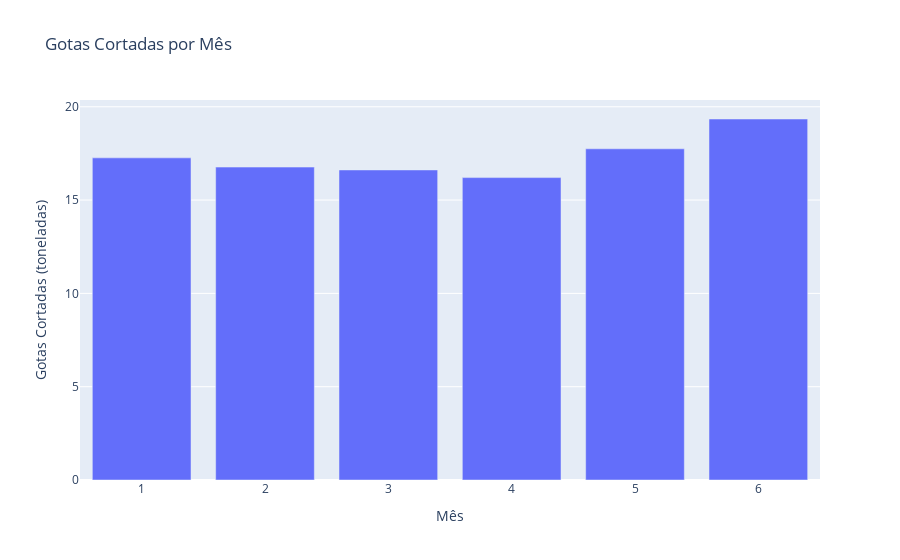
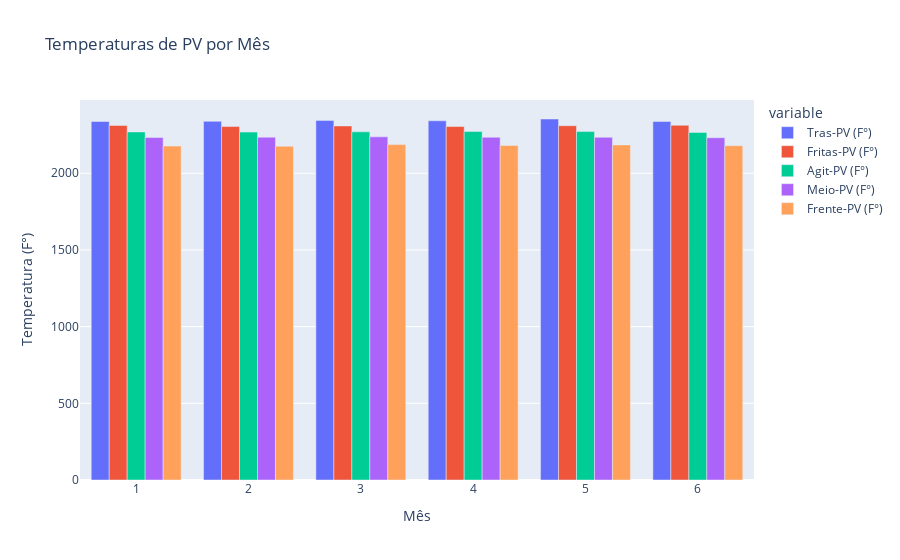
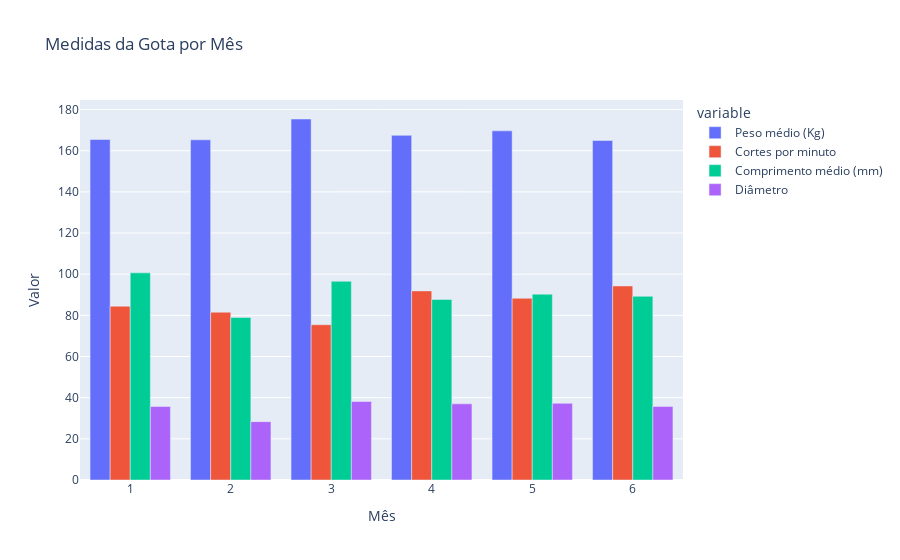

These figures' notebook cell, in order:
### Code cell
# Média de gotas cortadas por mês
fig_gotas = px.bar(
    media_mensal, 
    x=media_mensal.index,
    y='Gotas cortadas (toneladas)',
    title="Gotas Cortadas por Mês",
    labels={'Mês': 'Mês', 'Gotas cortadas (toneladas)': 'Gotas Cortadas (toneladas)'},
    barmode='group'
)
fig_gotas.show()

# Médias de PV por mês
fig_pv = px.bar(
    media_mensal, 
    x=media_mensal.index, 
    y=['Tras-PV (F°)', 'Fritas-PV (F°)', 'Agit-PV (F°)', 'Meio-PV (F°)', 'Frente-PV (F°)'], 
    title="Temperaturas de PV por Mês",
    labels={'Mês': 'Mês', 'value': 'Temperatura (F°)'},
    barmode='group'
)
fig_pv.show()

# Médias das propriedades da gota por mês
fig_medidas = px.bar(
    media_mensal, 
    x=media_mensal.index, 
    y=['Peso médio (Kg)', 'Cortes por minuto', 'Comprimento médio (mm)', 'Diâmetro'],
    title="Medidas da Gota por Mês",
    labels={'Mês': 'Mês', 'value': 'Valor'},
    barmode='group'
)
fig_medidas.show()

### Figure 1 — Plotly figure (JSON) as saved in the notebook; plotly's stock layout.template omitted (floating-point values rounded to 4 significant figures)
{"data": [{"alignmentgroup": "True", "hovertemplate": "Mês=%{x}<br>Gotas Cortadas (toneladas)=%{y}<extra></extra>", "legendgroup": "", "marker": {"color": "#636efa", "pattern": {"shape": ""}}, "name": "", "offsetgroup": "", "orientation": "v", "showlegend": false, "textposition": "auto", "type": "bar", "x": [1, 2, 3, 4, 5, 6], "xaxis": "x", "y": [17.26, 16.77, 16.61, 16.2, 17.75, 19.34], "yaxis": "y"}], "layout": {"barmode": "group", "legend": {"tracegroupgap": 0}, "title": {"text": "Gotas Cortadas por Mês"}, "xaxis": {"anchor": "y", "domain": [0, 1], "title": {"text": "Mês"}}, "yaxis": {"anchor": "x", "domain": [0, 1], "title": {"text": "Gotas Cortadas (toneladas)"}}}}

### Figure 2 — Plotly figure (JSON) as saved in the notebook; plotly's stock layout.template omitted (floating-point values rounded to 4 significant figures)
{"data": [{"alignmentgroup": "True", "hovertemplate": "variable=Tras-PV (F°)<br>Mês=%{x}<br>Temperatura (F°)=%{y}<extra></extra>", "legendgroup": "Tras-PV (F°)", "marker": {"color": "#636efa", "pattern": {"shape": ""}}, "name": "Tras-PV (F°)", "offsetgroup": "Tras-PV (F°)", "orientation": "v", "showlegend": true, "textposition": "auto", "type": "bar", "x": [1, 2, 3, 4, 5, 6], "xaxis": "x", "y": [2338.0, 2339.0, 2345.0, 2342.0, 2354.0, 2337.0], "yaxis": "y"}, {"alignmentgroup": "True", "hovertemplate": "variable=Fritas-PV (F°)<br>Mês=%{x}<br>Temperatura (F°)=%{y}<extra></extra>", "legendgroup": "Fritas-PV (F°)", "marker": {"color": "#EF553B", "pattern": {"shape": ""}}, "name": "Fritas-PV (F°)", "offsetgroup": "Fritas-PV (F°)", "orientation": "v", "showlegend": true, "textposition": "auto", "type": "bar", "x": [1, 2, 3, 4, 5, 6], "xaxis": "x", "y": [2312.0, 2305.0, 2309.0, 2305.0, 2310.0, 2313.0], "yaxis": "y"}, {"alignmentgroup": "True", "hovertemplate": "variable=Agit-PV (F°)<br>Mês=%{x}<br>Temperatura (F°)=%{y}<extra></extra>", "legendgroup": "Agit-PV (F°)", "marker": {"color": "#00cc96", "pattern": {"shape": ""}}, "name": "Agit-PV (F°)", "offsetgroup": "Agit-PV (F°)", "orientation": "v", "showlegend": true, "textposition": "auto", "type": "bar", "x": [1, 2, 3, 4, 5, 6], "xaxis": "x", "y": [2270.0, 2269.0, 2270.0, 2272.0, 2272.0, 2266.0], "yaxis": "y"}, {"alignmentgroup": "True", "hovertemplate": "variable=Meio-PV (F°)<br>Mês=%{x}<br>Temperatura (F°)=%{y}<extra></extra>", "legendgroup": "Meio-PV (F°)", "marker": {"color": "#ab63fa", "pattern": {"shape": ""}}, "name": "Meio-PV (F°)", "offsetgroup": "Meio-PV (F°)", "orientation": "v", "showlegend": true, "textposition": "auto", "type": "bar", "x": [1, 2, 3, 4, 5, 6], "xaxis": "x", "y": [2233.0, 2235.0, 2238.0, 2235.0, 2235.0, 2232.0], "yaxis": "y"}, {"alignmentgroup": "True", "hovertemplate": "variable=Frente-PV (F°)<br>Mês=%{x}<br>Temperatura (F°)=%{y}<extra></extra>", "legendgroup": "Frente-PV (F°)", "marker": {"color": "#FFA15A", "pattern": {"shape": ""}}, "name": "Frente-PV (F°)", "offsetgroup": "Frente-PV (F°)", "orientation": "v", "showlegend": true, "textposition": "auto", "type": "bar", "x": [1, 2, 3, 4, 5, 6], "xaxis": "x", "y": [2177.0, 2176.0, 2187.0, 2181.0, 2185.0, 2179.0], "yaxis": "y"}], "layout": {"barmode": "group", "legend": {"title": {"text": "variable"}, "tracegroupgap": 0}, "title": {"text": "Temperaturas de PV por Mês"}, "xaxis": {"anchor": "y", "domain": [0, 1], "title": {"text": "Mês"}}, "yaxis": {"anchor": "x", "domain": [0, 1], "title": {"text": "Temperatura (F°)"}}}}

### Figure 3 — Plotly figure (JSON) as saved in the notebook; plotly's stock layout.template omitted (floating-point values rounded to 4 significant figures)
{"data": [{"alignmentgroup": "True", "hovertemplate": "variable=Peso médio (Kg)<br>Mês=%{x}<br>Valor=%{y}<extra></extra>", "legendgroup": "Peso médio (Kg)", "marker": {"color": "#636efa", "pattern": {"shape": ""}}, "name": "Peso médio (Kg)", "offsetgroup": "Peso médio (Kg)", "orientation": "v", "showlegend": true, "textposition": "auto", "type": "bar", "x": [1, 2, 3, 4, 5, 6], "xaxis": "x", "y": [165.4, 165.3, 175.4, 167.5, 169.6, 165.0], "yaxis": "y"}, {"alignmentgroup": "True", "hovertemplate": "variable=Cortes por minuto<br>Mês=%{x}<br>Valor=%{y}<extra></extra>", "legendgroup": "Cortes por minuto", "marker": {"color": "#EF553B", "pattern": {"shape": ""}}, "name": "Cortes por minuto", "offsetgroup": "Cortes por minuto", "orientation": "v", "showlegend": true, "textposition": "auto", "type": "bar", "x": [1, 2, 3, 4, 5, 6], "xaxis": "x", "y": [84.43, 81.53, 75.45, 91.88, 88.3, 94.28], "yaxis": "y"}, {"alignmentgroup": "True", "hovertemplate": "variable=Comprimento médio (mm)<br>Mês=%{x}<br>Valor=%{y}<extra></extra>", "legendgroup": "Comprimento médio (mm)", "marker": {"color": "#00cc96", "pattern": {"shape": ""}}, "name": "Comprimento médio (mm)", "offsetgroup": "Comprimento médio (mm)", "orientation": "v", "showlegend": true, "textposition": "auto", "type": "bar", "x": [1, 2, 3, 4, 5, 6], "xaxis": "x", "y": [100.6, 78.95, 96.54, 87.7, 90.3, 89.26], "yaxis": "y"}, {"alignmentgroup": "True", "hovertemplate": "variable=Diâmetro<br>Mês=%{x}<br>Valor=%{y}<extra></extra>", "legendgroup": "Diâmetro", "marker": {"color": "#ab63fa", "pattern": {"shape": ""}}, "name": "Diâmetro", "offsetgroup": "Diâmetro", "orientation": "v", "showlegend": true, "textposition": "auto", "type": "bar", "x": [1, 2, 3, 4, 5, 6], "xaxis": "x", "y": [35.69, 28.36, 38.13, 36.99, 37.26, 35.77], "yaxis": "y"}], "layout": {"barmode": "group", "legend": {"title": {"text": "variable"}, "tracegroupgap": 0}, "title": {"text": "Medidas da Gota por Mês"}, "xaxis": {"anchor": "y", "domain": [0, 1], "title": {"text": "Mês"}}, "yaxis": {"anchor": "x", "domain": [0, 1], "title": {"text": "Valor"}}}}
